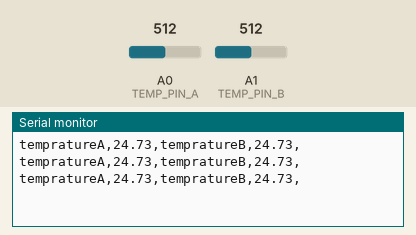
This program was run on a simulated Arduino Uno, built with avr-gcc and run on an emulated ATmega328P. Shown: the last lines printed to the serial monitor. The test bench sets the inputs (shaded band); at power-on: A0 (TEMP_PIN_A) = 512, A1 (TEMP_PIN_B) = 512.

Above: at 1.8 s.
1.9 s: A0 (TEMP_PIN_A) set to 716
At 2.31 s:
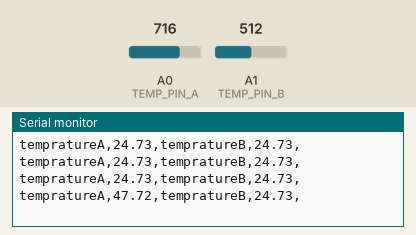
3.4 s: A1 (TEMP_PIN_B) set to 716
At 3.9 s:
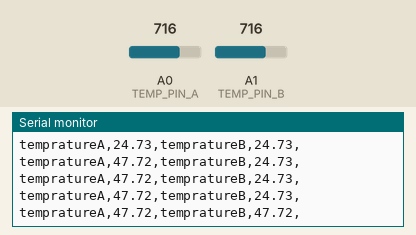
4.9 s: A0 (TEMP_PIN_A) set to 900
At 5.4 s:
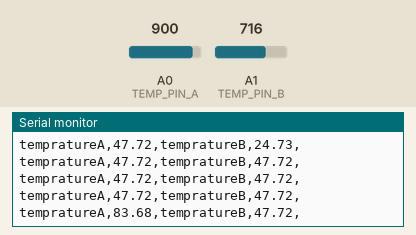
6.4 s: A1 (TEMP_PIN_B) set to 900
At 6.81 s:
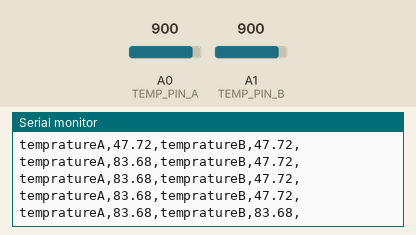
Timing chart, 0 to 8.9 s (numbered marks = the images above; inputs shaded):
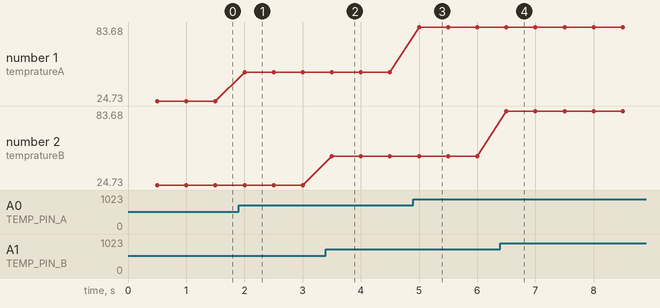

Measured:
- after the input at 1.9 s, the serial monitor: prints a new line after 0.10 s (image 1)
- after the input at 3.4 s, the serial monitor: prints a new line after 0.10 s (image 2)
- after the input at 4.9 s, the serial monitor: prints a new line after 0.10 s (image 3)
- after the input at 6.4 s, the serial monitor: prints a new line after 0.10 s (image 4)
- plotted number 1: 24.73 → 47.72 after the input at 1.9 s, 47.72 → 83.68 after the input at 4.9 s

The program:

main.cpp
```cpp
//**
// author: Marko Held
// sources:
//https://www.circuitbasics.com/arduino-thermistor-temperature-sensor-tutorial/
//**

#include <Arduino.h>


int TEMP_PIN_A = 14;
int TEMP_PIN_B = 15;

unsigned long CURRENTMILLIS;
unsigned long PREVIOUSMILLIS;
unsigned int tempratureInterval = 500; //ms
unsigned long ntc1LastCheck;
unsigned long ntc2LastCheck;
float tempA;
float tempB;
float array{0};
float temprature(int pin);
void log();

void setup() {
  Serial.begin (9600);


}

void loop() {
  CURRENTMILLIS = millis();
  if (CURRENTMILLIS - ntc1LastCheck>= tempratureInterval){      //reading NTC TEMP
    tempA = temprature(TEMP_PIN_A);
    tempB = temprature(TEMP_PIN_B);

    ntc1LastCheck = CURRENTMILLIS;

    log();              //## log temprature values in CSV Format for excel Data stream plugin

  }

}


float temprature(int pin){   //## function to convert voltage to temprature //##
  int _pin = pin;
  int Vo;
  float logR2, R2, T;
  float R1 = 10000;
  float c1 = 1.009249522e-03, c2 = 2.378405444e-04, c3 = 2.019202697e-07; //constants for ntc


    Vo = analogRead(_pin);
    R2 = R1 * (1023.0 / (float)Vo - 1.0);
    logR2 = log(R2);
    T = (1.0 / (c1 + c2 * logR2 + c3 * logR2 * logR2 * logR2));
    T = T - 273.15;  //#converting kelvin to C

    return T; //#temprature in Celsius

}

void log(){ //designed for excel data stream AKA CSV
    Serial.print("tempratureA");
    Serial.print(",");
    Serial.print(tempA);
    Serial.print(",");
    Serial.print("tempratureB");
    Serial.print(",");
    Serial.print(tempB);
    Serial.print(",");
    Serial.println();     //#very important to start new line For excel Data Stream //##
  return;
}
```
